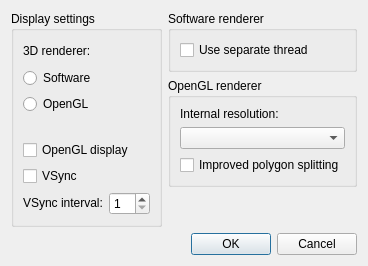
<?xml version="1.0" encoding="UTF-8"?>
<ui version="4.0">
 <class>VideoSettingsDialog</class>
 <widget class="QDialog" name="VideoSettingsDialog">
  <property name="geometry">
   <rect>
    <x>0</x>
    <y>0</y>
    <width>482</width>
    <height>244</height>
   </rect>
  </property>
  <property name="sizePolicy">
   <sizepolicy hsizetype="Fixed" vsizetype="Fixed">
    <horstretch>0</horstretch>
    <verstretch>0</verstretch>
   </sizepolicy>
  </property>
  <property name="windowTitle">
   <string>Video settings - melonDS</string>
  </property>
  <layout class="QGridLayout" name="gridLayout">
   <property name="sizeConstraint">
    <enum>QLayout::SetFixedSize</enum>
   </property>
   <item row="1" column="1">
    <widget class="QGroupBox" name="groupBox_3">
     <property name="title">
      <string>OpenGL renderer</string>
     </property>
     <layout class="QGridLayout" name="gridLayout_4">
      <item row="0" column="0">
       <widget class="QLabel" name="label_3">
        <property name="text">
         <string>Internal resolution:</string>
        </property>
       </widget>
      </item>
      <item row="1" column="0">
       <widget class="QComboBox" name="cbxGLResolution">
        <property name="whatsThis">
         <string>&lt;html&gt;&lt;head/&gt;&lt;body&gt;&lt;p&gt;The resolution at which the 3D graphics will be rendered. Higher resolutions improve graphics quality when the main window is enlarged, but may also cause glitches.&lt;/p&gt;&lt;/body&gt;&lt;/html&gt;</string>
        </property>
       </widget>
      </item>
      <item row="2" column="0">
       <widget class="QCheckBox" name="cbBetterPolygons">
        <property name="whatsThis">
         <string>&lt;html&gt;&lt;head/&gt;&lt;body&gt;&lt;p&gt;Enabling this may help reduce distortion on quads and more complex polygons, but may also reduce performance.&lt;/p&gt;&lt;/body&gt;&lt;/html&gt;</string>
        </property>
        <property name="text">
         <string>Improved polygon splitting</string>
        </property>
       </widget>
      </item>
     </layout>
    </widget>
   </item>
   <item row="0" column="1">
    <widget class="QGroupBox" name="groupBox_2">
     <property name="title">
      <string>Software renderer</string>
     </property>
     <layout class="QGridLayout" name="gridLayout_3">
      <item row="0" column="0">
       <widget class="QCheckBox" name="cbSoftwareThreaded">
        <property name="whatsThis">
         <string>&lt;html&gt;&lt;head/&gt;&lt;body&gt;&lt;p&gt;Run the software renderer on a separate thread. Yields better performance on multi-core CPUs.&lt;/p&gt;&lt;/body&gt;&lt;/html&gt;</string>
        </property>
        <property name="text">
         <string>Use separate thread</string>
        </property>
       </widget>
      </item>
     </layout>
    </widget>
   </item>
   <item row="4" column="0" colspan="2">
    <widget class="QDialogButtonBox" name="buttonBox">
     <property name="orientation">
      <enum>Qt::Horizontal</enum>
     </property>
     <property name="standardButtons">
      <set>QDialogButtonBox::Cancel|QDialogButtonBox::Ok</set>
     </property>
    </widget>
   </item>
   <item row="2" column="1">
    <spacer name="verticalSpacer_2">
     <property name="orientation">
      <enum>Qt::Vertical</enum>
     </property>
     <property name="sizeHint" stdset="0">
      <size>
       <width>20</width>
       <height>40</height>
      </size>
     </property>
    </spacer>
   </item>
   <item row="0" column="0" rowspan="3">
    <widget class="QGroupBox" name="groupBox">
     <property name="title">
      <string>Display settings</string>
     </property>
     <layout class="QGridLayout" name="gridLayout_2">
      <item row="6" column="0">
       <widget class="QLabel" name="label_2">
        <property name="sizePolicy">
         <sizepolicy hsizetype="Fixed" vsizetype="Fixed">
          <horstretch>0</horstretch>
          <verstretch>0</verstretch>
         </sizepolicy>
        </property>
        <property name="whatsThis">
         <string>&lt;html&gt;&lt;head/&gt;&lt;body&gt;&lt;p&gt;The interval at which to synchronize to the monitor's refresh rate. Set to 1 for a 60Hz monitor, 2 for 120Hz, ...&lt;/p&gt;&lt;/body&gt;&lt;/html&gt;</string>
        </property>
        <property name="text">
         <string>VSync interval:</string>
        </property>
       </widget>
      </item>
      <item row="6" column="1">
       <widget class="QSpinBox" name="sbVSyncInterval">
        <property name="whatsThis">
         <string>&lt;html&gt;&lt;head/&gt;&lt;body&gt;&lt;p&gt;The interval at which to synchronize to the monitor's refresh rate. Set to 1 for a 60Hz monitor, 2 for 120Hz, ...&lt;/p&gt;&lt;/body&gt;&lt;/html&gt;</string>
        </property>
        <property name="minimum">
         <number>1</number>
        </property>
        <property name="maximum">
         <number>20</number>
        </property>
       </widget>
      </item>
      <item row="4" column="0" colspan="2">
       <widget class="QCheckBox" name="cbGLDisplay">
        <property name="whatsThis">
         <string>&lt;html&gt;&lt;head/&gt;&lt;body&gt;&lt;p&gt;Use OpenGL to draw the DS screens to the main window. May result in better frame pacing. Mandatory when using the OpenGL 3D renderer.&lt;/p&gt;&lt;/body&gt;&lt;/html&gt;</string>
        </property>
        <property name="text">
         <string>OpenGL display</string>
        </property>
       </widget>
      </item>
      <item row="5" column="0" colspan="2">
       <widget class="QCheckBox" name="cbVSync">
        <property name="whatsThis">
         <string>&lt;html&gt;&lt;head/&gt;&lt;body&gt;&lt;p&gt;When using OpenGL, synchronize the video output to your monitor's refresh rate.&lt;/p&gt;&lt;/body&gt;&lt;/html&gt;</string>
        </property>
        <property name="text">
         <string>VSync</string>
        </property>
       </widget>
      </item>
      <item row="3" column="0" colspan="2">
       <spacer name="verticalSpacer">
        <property name="orientation">
         <enum>Qt::Vertical</enum>
        </property>
        <property name="sizeType">
         <enum>QSizePolicy::Fixed</enum>
        </property>
        <property name="sizeHint" stdset="0">
         <size>
          <width>20</width>
          <height>20</height>
         </size>
        </property>
       </spacer>
      </item>
      <item row="2" column="0" colspan="2">
       <widget class="QRadioButton" name="rb3DOpenGL">
        <property name="whatsThis">
         <string>&lt;html&gt;&lt;head/&gt;&lt;body&gt;&lt;p&gt;The OpenGL renderer may be faster than software and supports graphical enhancements, but is more prone to glitches.&lt;/p&gt;&lt;/body&gt;&lt;/html&gt;</string>
        </property>
        <property name="text">
         <string>OpenGL</string>
        </property>
       </widget>
      </item>
      <item row="1" column="0" colspan="2">
       <widget class="QRadioButton" name="rb3DSoftware">
        <property name="whatsThis">
         <string>&lt;html&gt;&lt;head/&gt;&lt;body&gt;&lt;p&gt;The software renderer is more accurate and less prone to rendering glitches, but requires more CPU power.&lt;/p&gt;&lt;/body&gt;&lt;/html&gt;</string>
        </property>
        <property name="text">
         <string>Software</string>
        </property>
       </widget>
      </item>
      <item row="0" column="0" colspan="2">
       <widget class="QLabel" name="label">
        <property name="text">
         <string>3D renderer:</string>
        </property>
       </widget>
      </item>
     </layout>
    </widget>
   </item>
  </layout>
 </widget>
 <resources/>
 <connections>
  <connection>
   <sender>buttonBox</sender>
   <signal>accepted()</signal>
   <receiver>VideoSettingsDialog</receiver>
   <slot>accept()</slot>
   <hints>
    <hint type="sourcelabel">
     <x>248</x>
     <y>254</y>
    </hint>
    <hint type="destinationlabel">
     <x>157</x>
     <y>274</y>
    </hint>
   </hints>
  </connection>
  <connection>
   <sender>buttonBox</sender>
   <signal>rejected()</signal>
   <receiver>VideoSettingsDialog</receiver>
   <slot>reject()</slot>
   <hints>
    <hint type="sourcelabel">
     <x>316</x>
     <y>260</y>
    </hint>
    <hint type="destinationlabel">
     <x>286</x>
     <y>274</y>
    </hint>
   </hints>
  </connection>
 </connections>
</ui>
